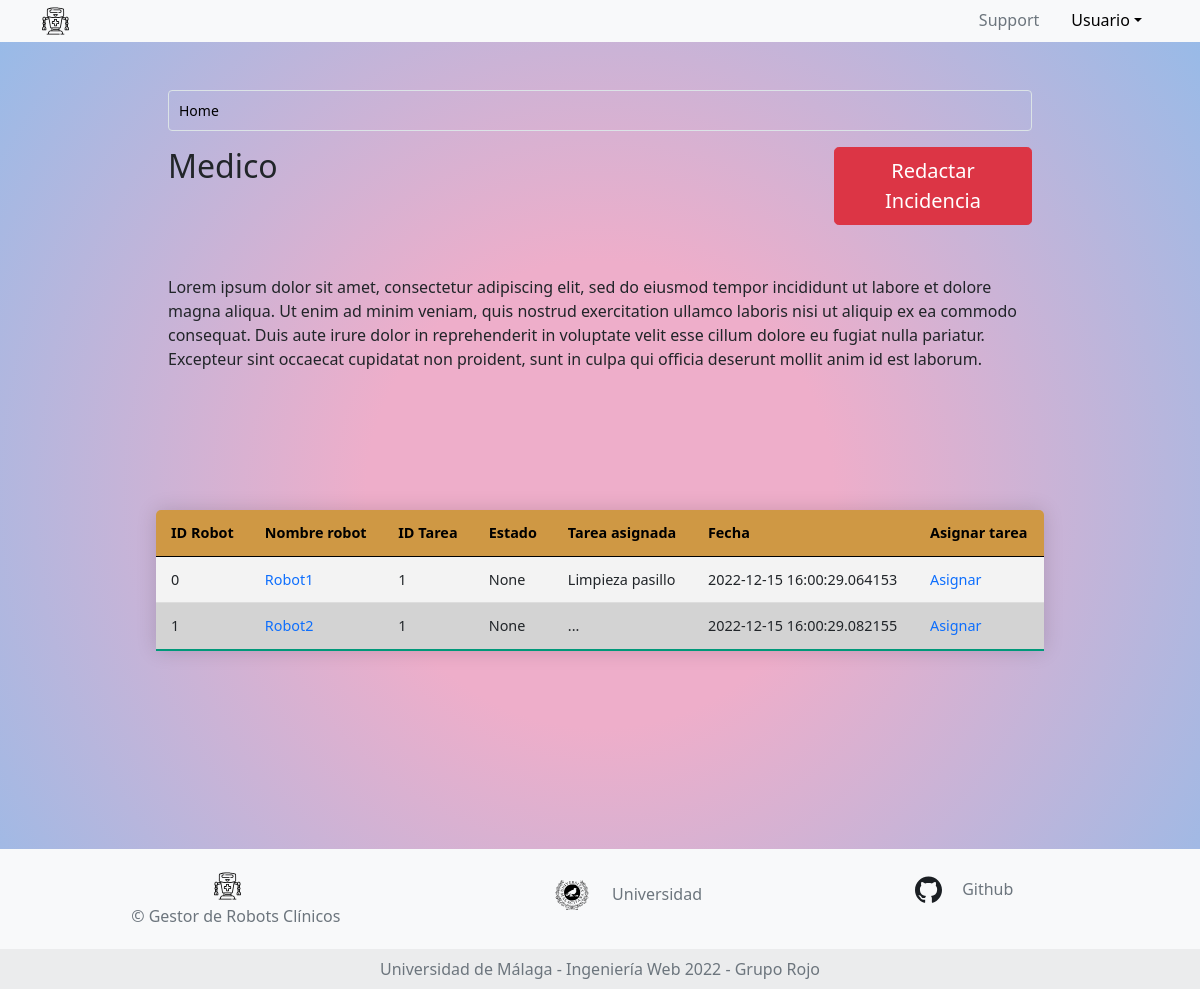
Before: /doctor with the older database file.
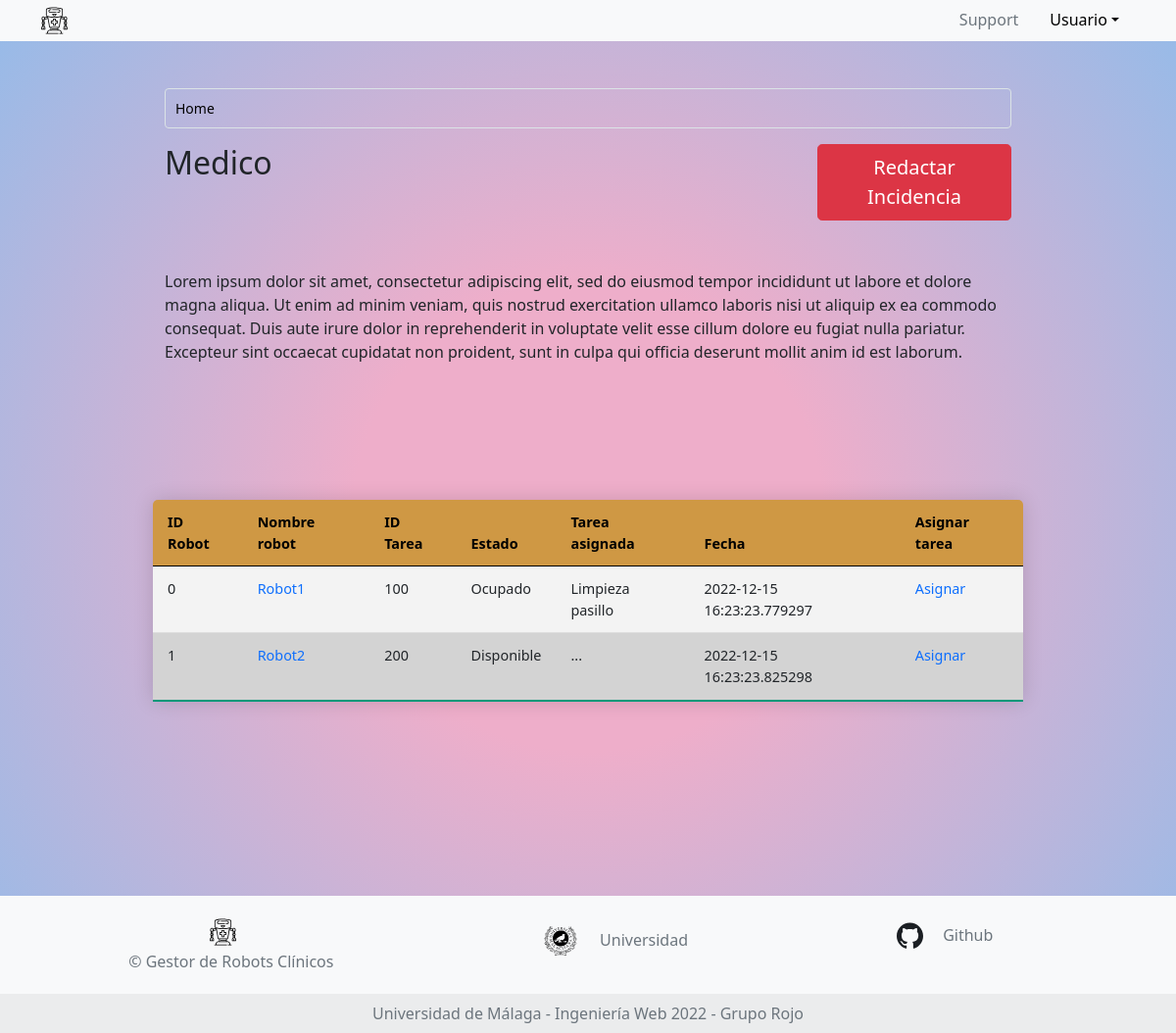
After: the same page with the newer database file.
### app.py (models this page shows, shortened)
class Tabla_Medico(db.Model):
    __tablename__ = 'Tabla medico'
    id_robot = db.Column(db.String(150), nullable=False, primary_key= True)
    name_robot = db.Column(db.String(150), db.ForeignKey(Robots.name))
    id_Tareas = db.Column(db.String(100), db.ForeignKey(Tareas.id))
    estado = db.Column(db.String(150),nullable=False )
    tipoTarea = db.Column(db.String(150), nullable=False)
    date = db.Column(db.DateTime, default=datetime.utcnow)
    estado = db.Column(db.String(150), nullable=True)

### app.py (the view)
@app.route("/doctor", methods=["GET", "POST"])
def doctor():
    robots_db = db.session.query(Robots).all()
    tareas_db = db.session.query(Tareas).all()
    accion_db = db.session.query(Tabla_Medico).all()
    return render_template('template_medico.jinja', robots = robots_db, tareas = tareas_db, acciones=accion_db)

### templates/template_medico.jinja (shortened to what this page needs)
{% extends 'base.jinja' %}
{% block content %}
<body class="bg">
  <div class="main-container row p-5 mx-0 justify-content-center align-items-center align-self-center">
    <div class="row col-md-10 px-3">
      <nav aria-label="breadcrumb">
        <ol class="breadcrumb breadcrumb-custom">
          <li class="breadcrumb-item active" aria-current="page"><span>Home</span></li>
        </ol>
      </nav>
    </div>
    <div class="row col-md-10 px-3">
      <div class="col-sm-9">
        <legend>
          <h2>Medico</h2>
        </legend>
      </div>
      <div class="col-sm-3"><button type="button" onclick="location.href='/doctor/formularioIncidencia'" class="btn btn-danger btn-lg">Redactar Incidencia</button></div>
      <p class="padd">
        Lorem ipsum dolor sit amet, consectetur adipiscing elit, sed do eiusmod tempor incididunt ut
        labore et dolore magna aliqua. Ut enim ad minim veniam, quis nostrud exercitation ullamco laboris
        nisi ut aliquip ex ea commodo consequat. Duis aute irure dolor in reprehenderit in voluptate velit esse
        cillum dolore eu fugiat nulla pariatur. Excepteur sint occaecat cupidatat non proident, sunt in culpa qui
        officia deserunt mollit anim id est laborum.
      </p>
    </div>
    <fieldset class="text-black col-md-10 px-3 bot2">
      <form method="GET" class="mt-5 row justify-content-center table-sortable">
        <div>
          <table class="table">
            <thead>
              <tr>
                <th scope="col">ID Robot</th>
                <th scope="col">Nombre robot</th>
                <th scope="col">ID Tarea</th>
                <th scope="col">Estado</th>
                <th scope="col">Tarea asignada</th>
                <th scope="col">Fecha</th>
                <th scope="col">Asignar tarea</th>
              </tr>
            </thead>
            <tbody>
              {% for tablas in acciones %}
              <tr>
                <td>{{tablas.id_robot}}</td>
                <td><a href="/doctor/{{tablas.id_robot}}">{{tablas.name_robot}}</td>
                <td>{{tablas.id_Tareas}}</td>
                <td>{{tablas.estado}}</td>
                <td>{{tablas.tipoTarea}}</td>
                <td>{{tablas.date}}</td>
                <td>
                  <a href="doctor/asignarTareas/{{tablas.id_robot}}">Asignar</a>
                </td>
              </tr>
              {% endfor %}
            </tbody>
          </table>
        </div>
      </form>
    </fieldset>
    {% endblock %}

### templates/base.jinja (shortened to what this page needs)
<!doctype html>
<html>
    <head>
        <link href="https://cdn.jsdelivr.net/npm/bootstrap@5.0.2/dist/css/bootstrap.min.css" rel="stylesheet"
 />
        <link rel="stylesheet" type="text/css" href="../static/css/style.css" />
    </head>
<body class="bg">
    <header>
        <nav class="nav nav-pills bg-light">
            <div class="container">
                <div class="row justify-content-start">
                    <div class="col">
                        <ul class="nav justify-content-right">
                            <li><a class="navbar-brand"><img src="../static/images/robot_icon.svg" alt="Bootstrap" width="27"
                                        height="42"></a></li>
                        </ul>
                    </div>
                    <div class="col">
                        <ul class="nav justify-content-end">
                            <li><a href="#" class="nav-link disabled" tabindex="-1" aria-disabled="true">Support</a>
                            </li>
                            <li class="nav-item dropdown">
                                <a class="nav-link dropdown-toggle my_black" data-bs-toggle="dropdown" href="#" role="button"
                                    aria-expanded="false">Usuario</a>
                            </li>
                        </ul>
                    </div>
                </div>
            </div>
        </nav>
        {% block content %} {% endblock %}
    </header>
    <footer class="text-center text-lg-start bg-light text-muted fixed">
        <section class="" style="height: 100px">
            <div class="container text-center text-md-start mt-0.1 align-items-center" style="height: 100%">
                <div class="row mt-3 align-items-center" style="height: 100%">
                    <div class="col-md-3 col-lg-4 col-xl-3 mx-auto mb-4 align-items-center" style="height: 100%">
                        <div class="text-center p-3"><a class="navbar-brand" href="#"><img src="../static/images/robot_icon.svg"
                                    alt="Bootstrap" width="27" height="42"></a>
                            <h6 class="display-9">© Gestor de Robots Clínicos</h6>
                        </div>
                    </div>
                    <div class="col-md-2 col-lg-2 col-xl-2 mx-auto mb-4 align-items-center" style="height: 100%">
                        <div class="text-center p-3 align-items-center" style="height: 100%; width: 220px"><a class="navbar-brand" href="https://www.uma.es/"><img src="../static/images/UMA.svg" alt="Bootstrap"
                                    width="40" height="60"></a> Universidad
                        </div>
                    </div>
                    <div class="col-md-4 col-lg-3 col-xl-3 mx-auto mb-4 align-items-center" style="height: 100%">
                        <p class="text-center p-4 align-items-center">
                            <a class="navbar-brand" href="https://github.com/jesusaldanamartin/web_engineering">
                            <img src="../static/images/GitHub-Mark.svg" alt="Bootstrap" width="27"
                            height="30"></a> Github
                        </p>
                    </div>
                </div>
            </div>
        </section>
        <div class="text-center p-2" style="background-color: rgba(0, 0, 0, 0.05); height: 40px">
            Universidad de Málaga - Ingeniería Web 2022 - Grupo Rojo
        </div>
    </footer>
</body>
</html>

### static/css/style.css (style rules this page uses)
.btn { max-width: 100%; }
.bg { background: rgb(238,174,202); background: radial-gradient(circle, rgba(238,174,202,1) 30%, rgba(148,187,233,1) 100%); }
.my_black { color: rgb(0, 0, 0); }
.padd { padding-bottom: 50px; padding-top: 50px; }
.table { border-color: white; border-radius: 5px 5px 0 0; overflow: hidden; border-collapse: collapse; margin: 25px 0; font-size: 0.9em; min-width: 400px; box-shadow: 0 0 20px rgba(0, 0, 0, 0.15); }
.table thead tr { background-color: #cf9844; color: #000000; text-align: left; font-weight: bold; }
.table th, .table td { padding: 12px 15px; }
.table tbody tr { border-bottom: 1px solid #dddddd; }
.table tbody tr:nth-last-of-type(even) { background-color: #f3f3f3; }
.table tbody tr:nth-last-of-type(odd) { background-color: #d3d3d3; }
.table tbody tr:last-of-type { border-bottom: 2px solid #009879; }
.table-sortable th { cursor: pointer; }
.bot2 { padding-bottom: 2.9cm; }
.breadcrumb.breadcrumb-custom { padding: 0 0; border-color: #dbe3e6; }
.breadcrumb { border: 1px solid #f3f3f3; }
.breadcrumb { display: flex; flex-wrap: wrap; padding: 0.56rem 1.13rem; margin-bottom: 1rem; list-style: none; background-color: transparent; border-radius: 0.25rem; }
nav { display: block; }
.breadcrumb.breadcrumb-custom .breadcrumb-item { font-size: 0.875rem; background: #dbe3e6; padding: 0.56rem 10px; color: #000; display: inline-block; vertical-align: top; }
.breadcrumb.breadcrumb-custom .breadcrumb-item:before { content: ""; }
.breadcrumb.breadcrumb-custom .breadcrumb-item:last-child { background: transparent; }
a:link { text-decoration:none; }

Changed rows visible on the page:
changed Tabla_Medico "Robot1": id_Tareas "1" → "100"; estado "None" → "Ocupado"; date "2022-12-15 16:00:29.064153" → "2022-12-15 16:23:23.779297"
changed Tabla_Medico "Robot2": id_Tareas "1" → "200"; estado "None" → "Disponible"; date "2022-12-15 16:00:29.082155" → "2022-12-15 16:23:23.825298"
